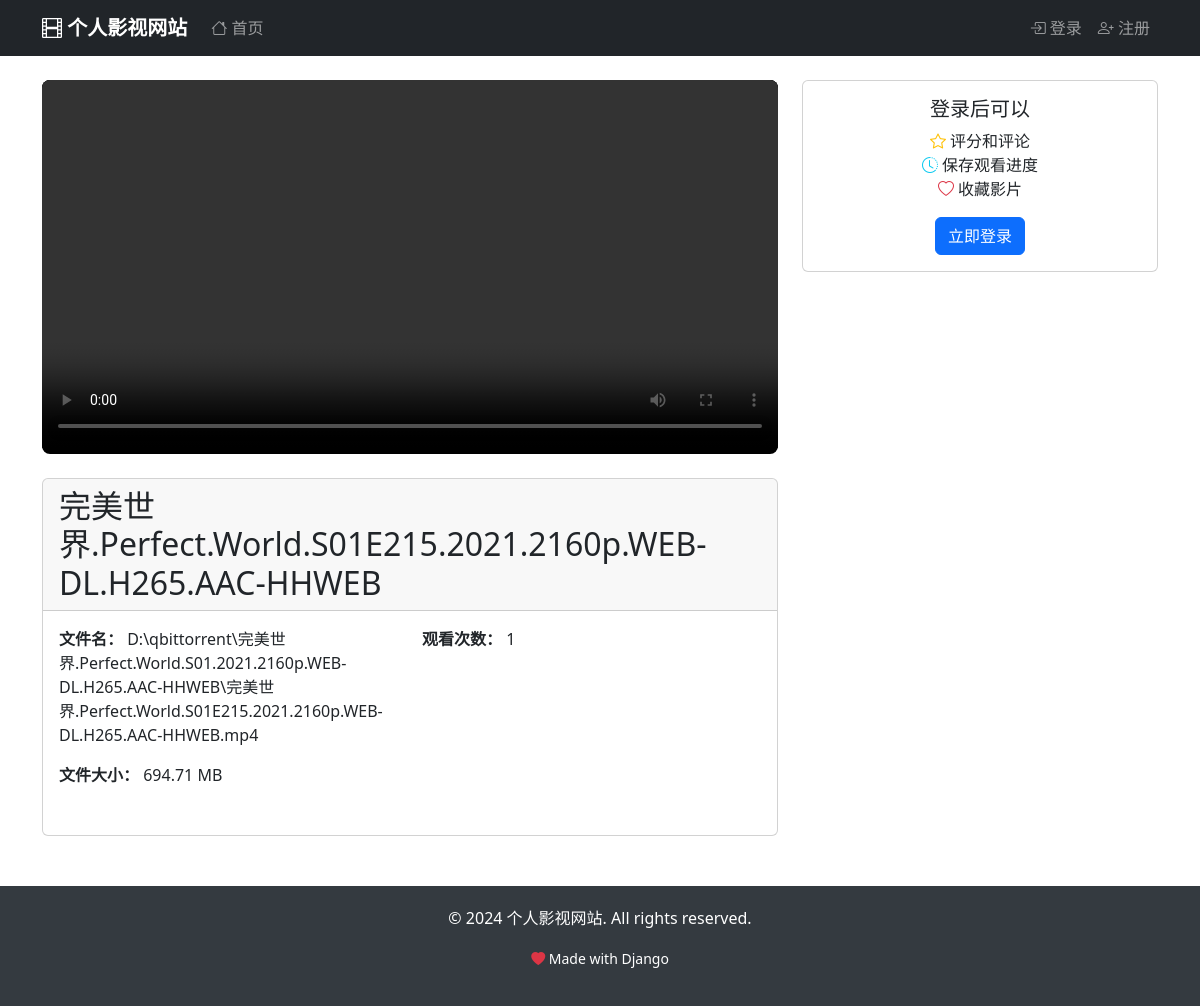
The page /movie/23/ on the database its author committed.
### movies/models.py (models this page shows, shortened)
class Movie(models.Model):
    title = models.CharField(max_length=200, verbose_name='标题')
    file_path = models.CharField(max_length=500, unique=True, verbose_name='文件路径')
    file_size = models.BigIntegerField(verbose_name='文件大小(字节)')
    duration = models.DurationField(null=True, blank=True, verbose_name='时长')
    thumbnail = models.ImageField(upload_to='thumbnails/', null=True, blank=True, verbose_name='缩略图')
    description = models.TextField(blank=True, verbose_name='描述')
    genre = models.CharField(max_length=100, blank=True, verbose_name='类型')
    year = models.PositiveIntegerField(null=True, blank=True, verbose_name='年份')
    rating = models.DecimalField(max_digits=3, decimal_places=1, null=True, blank=True, verbose_name='评分')
    created_at = models.DateTimeField(auto_now_add=True, verbose_name='创建时间')
    updated_at = models.DateTimeField(auto_now=True, verbose_name='更新时间')
    views = models.PositiveIntegerField(default=0, verbose_name='观看次数')
    class Meta:
        verbose_name = '影片'
        verbose_name_plural = '影片'
        ordering = ['-created_at']
    @property
    def file_name(self):
        return os.path.basename(self.file_path)
    @property
    def file_size_mb(self):
        return round(self.file_size / (1024 * 1024), 2)
    def increment_views(self):
        self.views += 1
        self.save(update_fields=['views'])

### movies/views.py (the view, shortened to what this page needs)
# urls.py: path('movie/<int:pk>/', views.movie_detail, name='movie_detail'),
def movie_detail(request, pk):
    movie = get_object_or_404(Movie, pk=pk)
    movie.increment_views()
    watch_history = None
    user_rating = None
    avg_rating = MovieRating.objects.filter(movie=movie).aggregate(Avg('rating'))['rating__avg']
    ratings = MovieRating.objects.filter(movie=movie).select_related('user')
    context = {
        'movie': movie,
        'watch_history': watch_history,
        'user_rating': user_rating,
        'avg_rating': avg_rating,
        'ratings': ratings,
        'rating_form': MovieRatingForm(),
    }
    return render(request, 'movies/movie_detail.html', context)

### templates/movies/movie_detail.html (shortened to what this page needs)
{% extends 'base.html' %}
{% block content %}
<div class="container my-4">
    <div class="row">
        <div class="col-lg-8">
            <div class="video-container mb-4">
                <video id="moviePlayer" class="video-player" controls preload="metadata">
                    <source src="{% url 'serve_video' movie.pk %}" type="video/mp4">
                </video>
            </div>
            <div class="card">
                <div class="card-header">
                    <h2 class="mb-0">{{ movie.title }}</h2>
                </div>
                <div class="card-body">
                    <div class="row mb-3">
                        <div class="col-md-6">
                            <p><strong>文件名：</strong> {{ movie.file_name }}</p>
                            <p><strong>文件大小：</strong> {{ movie.file_size_mb }} MB</p>
                        </div>
                        <div class="col-md-6">
                            <p><strong>观看次数：</strong> {{ movie.views }}</p>
                        </div>
                    </div>
                </div>
            </div>
        </div>
        <div class="col-lg-4">
            {% if user.is_authenticated %}
            <div class="card mb-4">
                <div class="card-header">
                    <h5 class="mb-0">
                        <i class="bi bi-star"></i> 为这部影片评分
                    </h5>
                </div>
                <div class="card-body">
                    <form method="post" action="{% url 'rate_movie' movie.pk %}">
                        {% csrf_token %}
                        <div class="mb-3">
                            {{ rating_form.rating.label_tag }}
                            {{ rating_form.rating }}
                        </div>
                        <div class="mb-3">
                            {{ rating_form.comment.label_tag }}
                            {{ rating_form.comment }}
                        </div>
                        <button type="submit" class="btn btn-primary w-100">
                            <i class="bi bi-send"></i> 提交评分
                        </button>
                    </form>
                    {% if user_rating %}
                    <hr>
                    <div class="alert alert-info">
                        <strong>您的评分：</strong>
                        <div class="rating-stars">
                            {% for i in "12345" %}
                            {% if forloop.counter <= user_rating.rating %}
                            <i class="bi bi-star-fill"></i>
                            {% else %}
                            <i class="bi bi-star"></i>
                            {% endif %}
                            {% endfor %}
                        </div>
                        {% if user_rating.comment %}
                        <p class="mt-2 mb-0">{{ user_rating.comment }}</p>
                        {% endif %}
                    </div>
                    {% endif %}
                </div>
            </div>
            {% if watch_history and watch_history.progress %}
            <div class="card mb-4">
                <div class="card-header">
                    <h5 class="mb-0">
                        <i class="bi bi-clock-history"></i> 观看进度
                    </h5>
                </div>
                <div class="card-body">
                    <p>上次观看到：{{ watch_history.progress }}</p>
                    <button class="btn btn-outline-primary btn-sm" onclick="resumeFromProgress()">
                        <i class="bi bi-play"></i> 继续观看
                    </button>
                </div>
            </div>
            {% endif %}
            {% else %}
            <div class="card mb-4">
                <div class="card-body text-center">
                    <h5>登录后可以</h5>
                    <ul class="list-unstyled">
                        <li><i class="bi bi-star text-warning"></i> 评分和评论</li>
                        <li><i class="bi bi-clock-history text-info"></i> 保存观看进度</li>
                        <li><i class="bi bi-heart text-danger"></i> 收藏影片</li>
                    </ul>
                    <a href="{% url 'login' %}" class="btn btn-primary">立即登录</a>
                </div>
            </div>
            {% endif %}
        </div>
    </div>
</div>
{% endblock %}

### templates/base.html (style rules this page uses)
.video-player { width: 100%; max-height: 70vh; background: #000; }

### templates/movies/movie_detail.html (style rules this page uses)
.video-container { position: relative; background: #000; border-radius: 0.5rem; overflow: hidden; }

### rows shown on the page
Movie: title "完美世界.Perfect.World.S01E215.2021.2160p.WEB-DL.H265.AAC-HHWEB", file_name "D:\\qbittorrent\\完美世界.Perfect.World.S01.2021.2160p.WEB-DL.H265.AAC-HHWEB\\完美世界.Perfect.World.S01E215.2021.2160p.WEB-DL.H265.AAC-HHWEB.mp4", file_size_mb "694.71", views "1"
